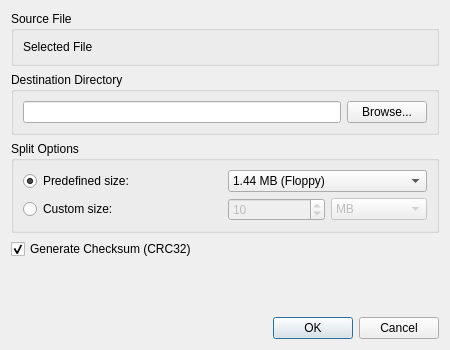
<?xml version="1.0" encoding="UTF-8"?>
<ui version="4.0">
 <class>SplitDialog</class>
 <widget class="QDialog" name="SplitDialog">
  <property name="geometry">
   <rect>
    <x>0</x>
    <y>0</y>
    <width>450</width>
    <height>350</height>
   </rect>
  </property>
  <property name="windowTitle">
   <string>Split File</string>
  </property>
  <layout class="QVBoxLayout" name="verticalLayout">
   <item>
    <widget class="QGroupBox" name="sourceGroupBox">
     <property name="title">
      <string>Source File</string>
     </property>
     <layout class="QHBoxLayout" name="horizontalLayout_3">
      <item>
       <widget class="QLabel" name="sourceFileLabel">
        <property name="text">
         <string>Selected File</string>
        </property>
       </widget>
      </item>
     </layout>
    </widget>
   </item>
   <item>
    <widget class="QGroupBox" name="destinationGroupBox">
     <property name="title">
      <string>Destination Directory</string>
     </property>
     <layout class="QHBoxLayout" name="horizontalLayout">
      <item>
       <widget class="QLineEdit" name="destinationEdit"/>
      </item>
      <item>
       <widget class="QPushButton" name="browseButton">
        <property name="text">
         <string>Browse...</string>
        </property>
       </widget>
      </item>
     </layout>
    </widget>
   </item>
   <item>
    <widget class="QGroupBox" name="optionsGroupBox">
     <property name="title">
      <string>Split Options</string>
     </property>
     <layout class="QGridLayout" name="gridLayout">
      <item row="0" column="0">
       <widget class="QRadioButton" name="predefinedRadio">
        <property name="text">
         <string>Predefined size:</string>
        </property>
        <property name="checked">
         <bool>true</bool>
        </property>
       </widget>
      </item>
      <item row="0" column="1">
       <widget class="QComboBox" name="predefinedCombo">
        <item>
         <property name="text">
          <string>1.44 MB (Floppy)</string>
         </property>
         <property name="userData">
          <number>1457664</number>
         </property>
        </item>
        <item>
         <property name="text">
          <string>650 MB (CD)</string>
         </property>
         <property name="userData">
          <number>681574400</number>
         </property>
        </item>
        <item>
         <property name="text">
          <string>700 MB (CD)</string>
         </property>
         <property name="userData">
          <number>734003200</number>
         </property>
        </item>
        <item>
         <property name="text">
          <string>4.3 GB (DVD)</string>
         </property>
         <property name="userData">
          <number>4613734400</number>
         </property>
        </item>
       </widget>
      </item>
      <item row="1" column="0">
       <widget class="QRadioButton" name="customRadio">
        <property name="text">
         <string>Custom size:</string>
        </property>
       </widget>
      </item>
      <item row="1" column="1">
       <layout class="QHBoxLayout" name="horizontalLayout_2">
        <item>
         <widget class="QSpinBox" name="customSizeSpinBox">
          <property name="enabled">
           <bool>false</bool>
          </property>
          <property name="maximum">
           <number>999999999</number>
          </property>
          <property name="value">
           <number>10</number>
          </property>
         </widget>
        </item>
        <item>
         <widget class="QComboBox" name="unitCombo">
          <property name="enabled">
           <bool>false</bool>
          </property>
          <item>
           <property name="text">
            <string>MB</string>
           </property>
          </item>
          <item>
           <property name="text">
            <string>KB</string>
           </property>
          </item>
          <item>
           <property name="text">
            <string>GB</string>
           </property>
          </item>
          <item>
           <property name="text">
            <string>B</string>
           </property>
          </item>
         </widget>
        </item>
       </layout>
      </item>
     </layout>
    </widget>
   </item>
   <item>
    <widget class="QCheckBox" name="checksumCheckBox">
     <property name="text">
      <string>Generate Checksum (CRC32)</string>
     </property>
     <property name="checked">
      <bool>true</bool>
     </property>
    </widget>
   </item>
   <item>
    <spacer name="verticalSpacer">
     <property name="orientation">
      <enum>Qt::Vertical</enum>
     </property>
     <property name="sizeHint" stdset="0">
      <size>
       <width>20</width>
       <height>40</height>
      </size>
     </property>
    </spacer>
   </item>
   <item>
    <widget class="QDialogButtonBox" name="buttonBox">
     <property name="orientation">
      <enum>Qt::Horizontal</enum>
     </property>
     <property name="standardButtons">
      <set>QDialogButtonBox::Cancel|QDialogButtonBox::Ok</set>
     </property>
    </widget>
   </item>
  </layout>
 </widget>
 <resources/>
 <connections>
  <connection>
   <sender>buttonBox</sender>
   <signal>accepted()</signal>
   <receiver>SplitDialog</receiver>
   <slot>accept()</slot>
   <hints>
    <hint type="sourcelabel">
     <x>248</x>
     <y>254</y>
    </hint>
    <hint type="destinationlabel">
     <x>157</x>
     <y>274</y>
    </hint>
   </hints>
  </connection>
  <connection>
   <sender>buttonBox</sender>
   <signal>rejected()</signal>
   <receiver>SplitDialog</receiver>
   <slot>reject()</slot>
   <hints>
    <hint type="sourcelabel">
     <x>316</x>
     <y>260</y>
    </hint>
    <hint type="destinationlabel">
     <x>286</x>
     <y>274</y>
    </hint>
   </hints>
  </connection>
  <connection>
   <sender>customRadio</sender>
   <signal>toggled(bool)</signal>
   <receiver>customSizeSpinBox</receiver>
   <slot>setEnabled(bool)</slot>
   <hints>
    <hint type="sourcelabel">
     <x>95</x>
     <y>153</y>
    </hint>
    <hint type="destinationlabel">
     <x>200</x>
     <y>154</y>
    </hint>
   </hints>
  </connection>
  <connection>
   <sender>customRadio</sender>
   <signal>toggled(bool)</signal>
   <receiver>unitCombo</receiver>
   <slot>setEnabled(bool)</slot>
   <hints>
    <hint type="sourcelabel">
     <x>95</x>
     <y>153</y>
    </hint>
    <hint type="destinationlabel">
     <x>350</x>
     <y>154</y>
    </hint>
   </hints>
  </connection>
  <connection>
   <sender>predefinedRadio</sender>
   <signal>toggled(bool)</signal>
   <receiver>predefinedCombo</receiver>
   <slot>setEnabled(bool)</slot>
   <hints>
    <hint type="sourcelabel">
     <x>95</x>
     <y>123</y>
    </hint>
    <hint type="destinationlabel">
     <x>250</x>
     <y>124</y>
    </hint>
   </hints>
  </connection>
 </connections>
</ui>
